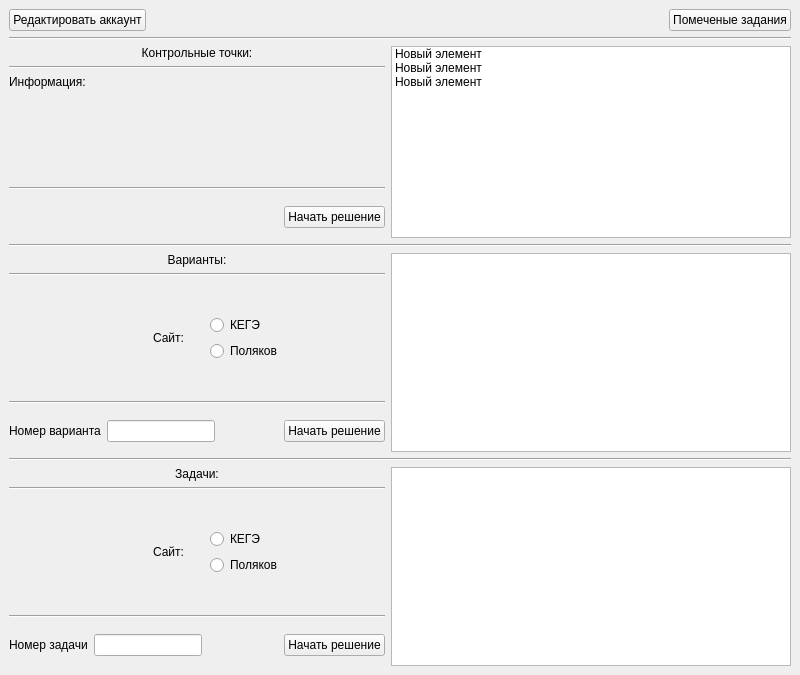
<?xml version="1.0" encoding="UTF-8"?>
<ui version="4.0">
 <class>MainWindow</class>
 <widget class="QMainWindow" name="MainWindow">
  <property name="geometry">
   <rect>
    <x>0</x>
    <y>0</y>
    <width>800</width>
    <height>675</height>
   </rect>
  </property>
  <property name="windowTitle">
   <string>Меню</string>
  </property>
  <widget class="QWidget" name="centralwidget">
   <layout class="QVBoxLayout" name="verticalLayout">
    <item>
     <layout class="QHBoxLayout" name="horizontalLayout">
      <item>
       <widget class="QPushButton" name="Redact_account_button">
        <property name="text">
         <string>Редактировать аккаунт</string>
        </property>
       </widget>
      </item>
      <item>
       <spacer name="horizontalSpacer">
        <property name="orientation">
         <enum>Qt::Horizontal</enum>
        </property>
        <property name="sizeHint" stdset="0">
         <size>
          <width>40</width>
          <height>20</height>
         </size>
        </property>
       </spacer>
      </item>
      <item>
       <widget class="QPushButton" name="Pinned_tasks_button">
        <property name="text">
         <string>Помеченые задания</string>
        </property>
       </widget>
      </item>
     </layout>
    </item>
    <item>
     <widget class="Line" name="line">
      <property name="orientation">
       <enum>Qt::Horizontal</enum>
      </property>
     </widget>
    </item>
    <item>
     <layout class="QHBoxLayout" name="horizontalLayout_2">
      <item>
       <layout class="QVBoxLayout" name="verticalLayout_2">
        <item>
         <widget class="QLabel" name="tasklists_label">
          <property name="sizePolicy">
           <sizepolicy hsizetype="Preferred" vsizetype="Fixed">
            <horstretch>0</horstretch>
            <verstretch>0</verstretch>
           </sizepolicy>
          </property>
          <property name="text">
           <string>Контрольные точки:</string>
          </property>
          <property name="alignment">
           <set>Qt::AlignHCenter|Qt::AlignTop</set>
          </property>
         </widget>
        </item>
        <item>
         <widget class="Line" name="line_4">
          <property name="orientation">
           <enum>Qt::Horizontal</enum>
          </property>
         </widget>
        </item>
        <item>
         <widget class="QLabel" name="Tasklist_info_label">
          <property name="text">
           <string>Информация:</string>
          </property>
          <property name="alignment">
           <set>Qt::AlignLeading|Qt::AlignLeft|Qt::AlignTop</set>
          </property>
         </widget>
        </item>
        <item>
         <widget class="Line" name="line_5">
          <property name="orientation">
           <enum>Qt::Horizontal</enum>
          </property>
         </widget>
        </item>
        <item>
         <layout class="QHBoxLayout" name="horizontalLayout_3">
          <property name="topMargin">
           <number>10</number>
          </property>
          <property name="bottomMargin">
           <number>10</number>
          </property>
          <item>
           <spacer name="horizontalSpacer_2">
            <property name="orientation">
             <enum>Qt::Horizontal</enum>
            </property>
            <property name="sizeHint" stdset="0">
             <size>
              <width>40</width>
              <height>20</height>
             </size>
            </property>
           </spacer>
          </item>
          <item>
           <widget class="QPushButton" name="Solve_tasklist_button">
            <property name="sizePolicy">
             <sizepolicy hsizetype="Fixed" vsizetype="Fixed">
              <horstretch>0</horstretch>
              <verstretch>0</verstretch>
             </sizepolicy>
            </property>
            <property name="text">
             <string>Начать решение</string>
            </property>
           </widget>
          </item>
         </layout>
        </item>
       </layout>
      </item>
      <item>
       <widget class="QListWidget" name="Tasklist_list">
        <property name="sizePolicy">
         <sizepolicy hsizetype="Minimum" vsizetype="Minimum">
          <horstretch>0</horstretch>
          <verstretch>0</verstretch>
         </sizepolicy>
        </property>
        <property name="minimumSize">
         <size>
          <width>400</width>
          <height>0</height>
         </size>
        </property>
        <item>
         <property name="text">
          <string>Новый элемент</string>
         </property>
         <property name="icon">
          <iconset>
           <normaloff>../Resourses/check.svg</normaloff>../Resourses/check.svg</iconset>
         </property>
         <property name="flags">
          <set>ItemIsSelectable|ItemIsDragEnabled|ItemIsEnabled</set>
         </property>
        </item>
        <item>
         <property name="text">
          <string>Новый элемент</string>
         </property>
         <property name="icon">
          <iconset>
           <normaloff>../Resourses/minus.svg</normaloff>../Resourses/minus.svg</iconset>
         </property>
        </item>
        <item>
         <property name="text">
          <string>Новый элемент</string>
         </property>
         <property name="icon">
          <iconset>
           <normaloff>../Resourses/cross.svg</normaloff>../Resourses/cross.svg</iconset>
         </property>
        </item>
       </widget>
      </item>
     </layout>
    </item>
    <item>
     <widget class="Line" name="line_2">
      <property name="orientation">
       <enum>Qt::Horizontal</enum>
      </property>
     </widget>
    </item>
    <item>
     <layout class="QHBoxLayout" name="horizontalLayout_4">
      <item>
       <layout class="QVBoxLayout" name="verticalLayout_4">
        <item>
         <widget class="QLabel" name="variants_label">
          <property name="text">
           <string>Варианты:</string>
          </property>
          <property name="alignment">
           <set>Qt::AlignHCenter|Qt::AlignTop</set>
          </property>
         </widget>
        </item>
        <item>
         <widget class="Line" name="line_6">
          <property name="orientation">
           <enum>Qt::Horizontal</enum>
          </property>
         </widget>
        </item>
        <item>
         <spacer name="verticalSpacer_3">
          <property name="orientation">
           <enum>Qt::Vertical</enum>
          </property>
          <property name="sizeHint" stdset="0">
           <size>
            <width>20</width>
            <height>40</height>
           </size>
          </property>
         </spacer>
        </item>
        <item>
         <layout class="QHBoxLayout" name="horizontalLayout_5">
          <item>
           <widget class="QLabel" name="variant_site_label">
            <property name="sizePolicy">
             <sizepolicy hsizetype="Preferred" vsizetype="Preferred">
              <horstretch>0</horstretch>
              <verstretch>0</verstretch>
             </sizepolicy>
            </property>
            <property name="text">
             <string>Сайт:</string>
            </property>
            <property name="alignment">
             <set>Qt::AlignRight|Qt::AlignTrailing|Qt::AlignVCenter</set>
            </property>
           </widget>
          </item>
          <item>
           <spacer name="horizontalSpacer_4">
            <property name="orientation">
             <enum>Qt::Horizontal</enum>
            </property>
            <property name="sizeType">
             <enum>QSizePolicy::Fixed</enum>
            </property>
            <property name="sizeHint" stdset="0">
             <size>
              <width>20</width>
              <height>20</height>
             </size>
            </property>
           </spacer>
          </item>
          <item>
           <layout class="QVBoxLayout" name="verticalLayout_5">
            <item>
             <widget class="QRadioButton" name="Variant_site_kege_radiobutton">
              <property name="text">
               <string>КЕГЭ</string>
              </property>
             </widget>
            </item>
            <item>
             <widget class="QRadioButton" name="Variant_site_pol_radiobutton">
              <property name="text">
               <string>Поляков</string>
              </property>
             </widget>
            </item>
           </layout>
          </item>
         </layout>
        </item>
        <item>
         <spacer name="verticalSpacer_2">
          <property name="orientation">
           <enum>Qt::Vertical</enum>
          </property>
          <property name="sizeHint" stdset="0">
           <size>
            <width>20</width>
            <height>40</height>
           </size>
          </property>
         </spacer>
        </item>
        <item>
         <widget class="Line" name="line_7">
          <property name="orientation">
           <enum>Qt::Horizontal</enum>
          </property>
         </widget>
        </item>
        <item>
         <layout class="QHBoxLayout" name="horizontalLayout_6">
          <property name="topMargin">
           <number>10</number>
          </property>
          <property name="bottomMargin">
           <number>10</number>
          </property>
          <item>
           <widget class="QLabel" name="variant_number_label">
            <property name="text">
             <string>Номер варианта</string>
            </property>
           </widget>
          </item>
          <item>
           <widget class="QLineEdit" name="Variant_number_text"/>
          </item>
          <item>
           <spacer name="horizontalSpacer_3">
            <property name="orientation">
             <enum>Qt::Horizontal</enum>
            </property>
            <property name="sizeHint" stdset="0">
             <size>
              <width>40</width>
              <height>20</height>
             </size>
            </property>
           </spacer>
          </item>
          <item>
           <widget class="QPushButton" name="Solve_variant_button">
            <property name="sizePolicy">
             <sizepolicy hsizetype="Fixed" vsizetype="Fixed">
              <horstretch>0</horstretch>
              <verstretch>0</verstretch>
             </sizepolicy>
            </property>
            <property name="text">
             <string>Начать решение</string>
            </property>
           </widget>
          </item>
         </layout>
        </item>
       </layout>
      </item>
      <item>
       <widget class="QListWidget" name="Variant_list">
        <property name="sizePolicy">
         <sizepolicy hsizetype="Minimum" vsizetype="Minimum">
          <horstretch>0</horstretch>
          <verstretch>0</verstretch>
         </sizepolicy>
        </property>
        <property name="minimumSize">
         <size>
          <width>400</width>
          <height>0</height>
         </size>
        </property>
       </widget>
      </item>
     </layout>
    </item>
    <item>
     <widget class="Line" name="line_3">
      <property name="orientation">
       <enum>Qt::Horizontal</enum>
      </property>
     </widget>
    </item>
    <item>
     <layout class="QHBoxLayout" name="horizontalLayout_7">
      <item>
       <layout class="QVBoxLayout" name="verticalLayout_6">
        <item>
         <widget class="QLabel" name="tasks_label">
          <property name="text">
           <string>Задачи:</string>
          </property>
          <property name="alignment">
           <set>Qt::AlignHCenter|Qt::AlignTop</set>
          </property>
         </widget>
        </item>
        <item>
         <widget class="Line" name="line_8">
          <property name="orientation">
           <enum>Qt::Horizontal</enum>
          </property>
         </widget>
        </item>
        <item>
         <spacer name="verticalSpacer">
          <property name="orientation">
           <enum>Qt::Vertical</enum>
          </property>
          <property name="sizeHint" stdset="0">
           <size>
            <width>20</width>
            <height>40</height>
           </size>
          </property>
         </spacer>
        </item>
        <item>
         <layout class="QHBoxLayout" name="horizontalLayout_8">
          <item>
           <widget class="QLabel" name="tasks_site_label">
            <property name="text">
             <string>Сайт:</string>
            </property>
            <property name="alignment">
             <set>Qt::AlignRight|Qt::AlignTrailing|Qt::AlignVCenter</set>
            </property>
           </widget>
          </item>
          <item>
           <spacer name="horizontalSpacer_5">
            <property name="orientation">
             <enum>Qt::Horizontal</enum>
            </property>
            <property name="sizeType">
             <enum>QSizePolicy::Fixed</enum>
            </property>
            <property name="sizeHint" stdset="0">
             <size>
              <width>20</width>
              <height>20</height>
             </size>
            </property>
           </spacer>
          </item>
          <item>
           <layout class="QVBoxLayout" name="verticalLayout_7">
            <item>
             <widget class="QRadioButton" name="Tasks_site_kege_radiobutton">
              <property name="text">
               <string>КЕГЭ</string>
              </property>
             </widget>
            </item>
            <item>
             <widget class="QRadioButton" name="Tasks_site_pol_radiobutton">
              <property name="text">
               <string>Поляков</string>
              </property>
             </widget>
            </item>
           </layout>
          </item>
         </layout>
        </item>
        <item>
         <spacer name="verticalSpacer_4">
          <property name="orientation">
           <enum>Qt::Vertical</enum>
          </property>
          <property name="sizeHint" stdset="0">
           <size>
            <width>20</width>
            <height>40</height>
           </size>
          </property>
         </spacer>
        </item>
        <item>
         <widget class="Line" name="line_9">
          <property name="orientation">
           <enum>Qt::Horizontal</enum>
          </property>
         </widget>
        </item>
        <item>
         <layout class="QHBoxLayout" name="horizontalLayout_9">
          <property name="topMargin">
           <number>10</number>
          </property>
          <property name="bottomMargin">
           <number>10</number>
          </property>
          <item>
           <widget class="QLabel" name="task_number_label">
            <property name="text">
             <string>Номер задачи</string>
            </property>
           </widget>
          </item>
          <item>
           <widget class="QLineEdit" name="Task_number_text"/>
          </item>
          <item>
           <spacer name="horizontalSpacer_6">
            <property name="orientation">
             <enum>Qt::Horizontal</enum>
            </property>
            <property name="sizeHint" stdset="0">
             <size>
              <width>40</width>
              <height>20</height>
             </size>
            </property>
           </spacer>
          </item>
          <item>
           <widget class="QPushButton" name="Solve_task_button">
            <property name="text">
             <string>Начать решение</string>
            </property>
           </widget>
          </item>
         </layout>
        </item>
       </layout>
      </item>
      <item>
       <widget class="QListWidget" name="Task_list">
        <property name="sizePolicy">
         <sizepolicy hsizetype="Minimum" vsizetype="Minimum">
          <horstretch>0</horstretch>
          <verstretch>0</verstretch>
         </sizepolicy>
        </property>
        <property name="minimumSize">
         <size>
          <width>400</width>
          <height>0</height>
         </size>
        </property>
       </widget>
      </item>
     </layout>
    </item>
   </layout>
  </widget>
 </widget>
 <resources/>
 <connections>
  <connection>
   <sender>Variant_number_text</sender>
   <signal>textChanged(QString)</signal>
   <receiver>Variant_list</receiver>
   <slot>clearSelection()</slot>
   <hints>
    <hint type="sourcelabel">
     <x>209</x>
     <y>433</y>
    </hint>
    <hint type="destinationlabel">
     <x>473</x>
     <y>385</y>
    </hint>
   </hints>
  </connection>
  <connection>
   <sender>Variant_list</sender>
   <signal>currentRowChanged(int)</signal>
   <receiver>Variant_number_text</receiver>
   <slot>clear()</slot>
   <hints>
    <hint type="sourcelabel">
     <x>446</x>
     <y>325</y>
    </hint>
    <hint type="destinationlabel">
     <x>160</x>
     <y>428</y>
    </hint>
   </hints>
  </connection>
  <connection>
   <sender>Task_number_text</sender>
   <signal>textChanged(QString)</signal>
   <receiver>Task_list</receiver>
   <slot>clearSelection()</slot>
   <hints>
    <hint type="sourcelabel">
     <x>173</x>
     <y>642</y>
    </hint>
    <hint type="destinationlabel">
     <x>462</x>
     <y>605</y>
    </hint>
   </hints>
  </connection>
  <connection>
   <sender>Task_list</sender>
   <signal>currentRowChanged(int)</signal>
   <receiver>Task_number_text</receiver>
   <slot>clear()</slot>
   <hints>
    <hint type="sourcelabel">
     <x>468</x>
     <y>539</y>
    </hint>
    <hint type="destinationlabel">
     <x>145</x>
     <y>629</y>
    </hint>
   </hints>
  </connection>
 </connections>
</ui>
